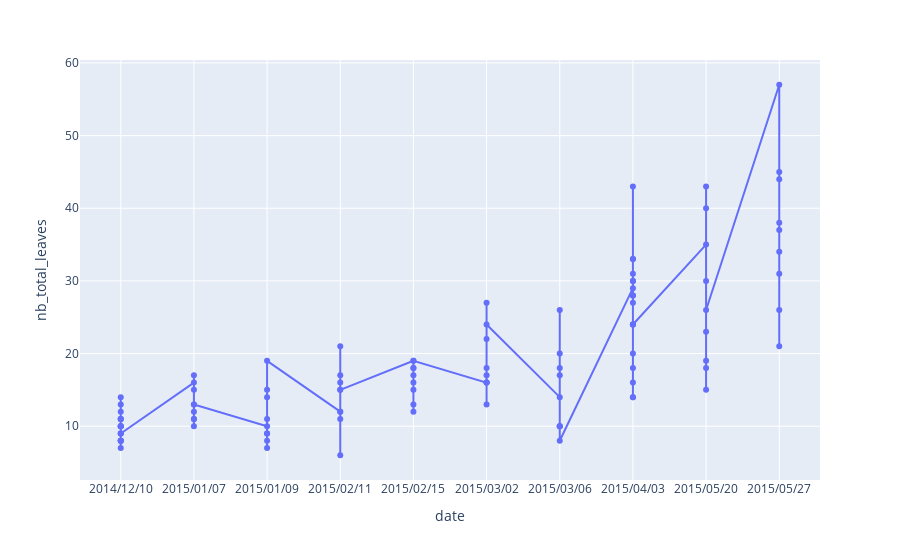

The notebook cell this image was saved under:
### Code cell
# res = df[['Genotype', 'date', 'nb_total_leaves']]
res = df.sort_values('date').reset_index(drop=True)

import plotly.express as px

fig = px.line(res, x='date', y='nb_total_leaves',)
fig.update_traces(mode='markers+lines')
fig.update_layout(
    xaxis = dict(
        type="category",
        tickmode = 'array',
#         tickvals = res["date"].tolist(),
#         ticktext = res["date"].tolist()
    )
)
fig.show()

### Figure 1 — Plotly figure (JSON) as saved in the notebook; plotly's stock layout.template omitted (floating-point values rounded to 4 significant figures)
{"data": [{"hovertemplate": "date=%{x}<br>nb_total_leaves=%{y}<extra></extra>", "legendgroup": "", "line": {"color": "#636efa", "dash": "solid"}, "mode": "markers+lines", "name": "", "orientation": "v", "showlegend": false, "type": "scatter", "x": ["2014/12/10", "2014/12/10", "2014/12/10", "2014/12/10", "2014/12/10", "2014/12/10", "2014/12/10", "2014/12/10", "2014/12/10", "2014/12/10", "2014/12/10", "2014/12/10", "2014/12/10", "2014/12/10", "2014/12/10", "2014/12/10", "2014/12/10", "2014/12/10", "2015/01/07", "2015/01/07", "2015/01/07", "2015/01/07", "2015/01/07", "2015/01/07", "2015/01/07", "2015/01/07", "2015/01/07", "2015/01/09", "2015/01/09", "2015/01/09", "2015/01/09", "2015/01/09", "2015/01/09", "2015/01/09", "2015/01/09", "2015/01/09", "2015/02/11", "2015/02/11", "2015/02/11", "2015/02/11", "2015/02/11", "2015/02/11", "2015/02/11", "2015/02/11", "2015/02/11", "2015/02/15", "2015/02/15", "2015/02/15", "2015/02/15", "2015/02/15", "2015/02/15", "2015/02/15", "2015/02/15", "2015/02/15", "2015/03/02", "2015/03/02", "2015/03/02", "2015/03/02", "2015/03/02", "2015/03/02", "2015/03/02", "2015/03/02", "2015/03/02", "2015/03/06", "2015/03/06", "2015/03/06", "2015/03/06", "2015/03/06", "2015/03/06", "2015/03/06", "2015/03/06", "2015/03/06", "2015/04/03", "2015/04/03", "2015/04/03", "2015/04/03", "2015/04/03", "2015/04/03", "2015/04/03", "2015/04/03", "2015/04/03", "2015/04/03", "2015/04/03", "2015/04/03", "2015/04/03", "2015/04/03", "2015/04/03", "2015/04/03", "2015/04/03", "2015/04/03", "2015/05/20", "2015/05/20", "2015/05/20", "2015/05/20", "2015/05/20", "2015/05/20", "2015/05/20", "2015/05/20", "2015/05/20", "2015/05/27", "2015/05/27", "2015/05/27", "2015/05/27", "2015/05/27", "2015/05/27", "2015/05/27", "2015/05/27", "2015/05/27"], "xaxis": "x", "y": [13, 7, 10, 11, 8, 8, 10, 8, 12, 10, 11, 11, 9, 8, 10, 14, 9, 9, 16, 13, 12, 10, 11, 17, 15, 11, 13, 10, 14, 8, 7, 9, 9, 11, 15, 19, 12, 15, 11, 21, 12, 6, 16, 17, 15, 19, 18, 13, 16, 18, 15, 17, 12, 19, 16, 27, 17, 16, 16, 22, 13, 18, 24, 14, 10, 26, 17, 10, 20, 10, 18, 8, 29, 28, 24, 31, 14, 20, 30, 27, 30, 43, 33, 18, 14, 33, 16, 24, 28, 24, 35, 40, 15, 23, 19, 43, 30, 18, 26, 57, 31, 21, 26, 38, 34, 37, 44, 45], "yaxis": "y"}], "layout": {"legend": {"tracegroupgap": 0}, "margin": {"t": 60}, "xaxis": {"anchor": "y", "domain": [0, 1], "tickmode": "array", "title": {"text": "date"}, "type": "category"}, "yaxis": {"anchor": "x", "domain": [0, 1], "title": {"text": "nb_total_leaves"}}}}
